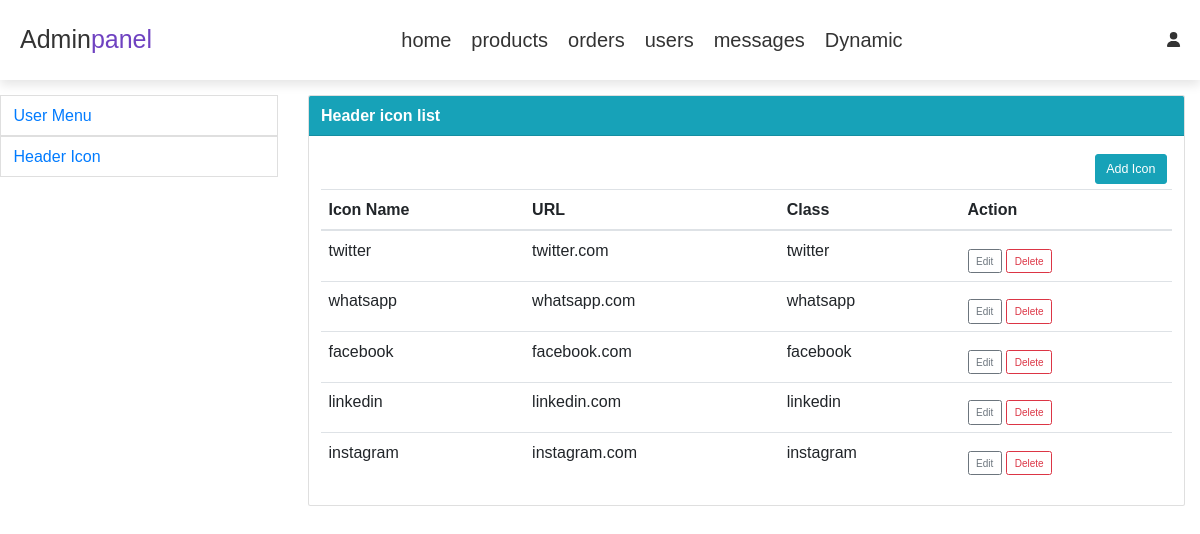
The page /admin_page_dynamic_icon.php (signed in) on the database its author committed.
### tables this page shows
CREATE TABLE `header_icon` (
  `id` int(20) NOT NULL,
  `icon_name` varchar(30) NOT NULL,
  `icon_url` varchar(200) NOT NULL,
  `class_name` varchar(30) NOT NULL
);

### admin_page_dynamic_icon.php (the view, shortened to what this page needs)
<?php
include 'admin_header.php';
include 'admin_left_side.php';
?>
  <div class="col-sm-9">
  	<div class="card mr-4">
	  <div class="card-header bg-info text-white font-weight-bold">Header icon list</div>
	  <div class="card-body">
	  	<div class="text-right">
	  		<a href="admin_page_dynamic_icon_add.php" type="button" class="btn btn-lg btn-info m-2">Add Icon</a>
	  	</div>
	  	<table class="table table-hover">
		    <thead>
		      <tr>
		        <th>Icon Name</th>
		        <th>URL</th>
		        <th>Class</th>
		        <th>Action</th>
		      </tr>
		    </thead>
		    <tbody>
		    	<?php
                $select_data = mysqli_query($conn, "SELECT * FROM `header_icon`") or die('query failed');
                if(mysqli_num_rows($select_data) > 0){
                    while($data = mysqli_fetch_assoc($select_data)){
            	?>
		      <tr>
		        <td><?= $data['icon_name'] ?></td>
		        <td><?= $data['icon_url'] ?></td>
		        <td><?= $data['class_name'] ?></td>
		        <td>
		        	<a href="admin_page_dynamic_icon_edit.php?id=<?= $data['id'] ?>" class="btn btn-outline-secondary">Edit</a>
		        	<a href="admin_page_dynamic_icon.php?delete_id=<?= $data['id'] ?>" class="btn btn-outline-danger">Delete</a>
		        </td>
		      </tr>
		      <?php
                	}
	            }else{
	                echo '<p class="empty">no product added yet</p>';
	            }
	            ?>
		    </tbody>
		  </table>
	  </div>
	</div>
  </div>
</div>
<?php include 'admin_footer.php';?>

### css/admin_style.css (style rules this page uses)
:root { --purple: #8e44ad; --red: #c0392b; --orange: #f39c12; --black:#333; --white:#fff; --light-color: #666; --light-white: #ccc; --light-bg: #f5f5f5; --border: .1rem solid var(--black); --box-shadow: 0 .5rem 1rem rgba(0,0,0,.1); }
* { font-family: 'Rubik', sans-serif; margin: 0; padding: 0; box-sizing: border-box; outline: none; border: none; text-decoration: none; transition: all .2s linear; }
body { background-color: var(--light-bg); }
html { font-size: 62.5%; overflow-x: hidden; }
.btn, .option-btn, .delete-btn, .white-btn { display: inline-block; margin-top: 1rem; padding: 1rem 3rem; cursor: pointer; color: var(--white); font-size: 1.8rem; border-radius: .5rem; text-transform: capitalize; }
.white-btn, .btn { background-color: var(--purple); }

### rows shown on the page
header_icon: icon_name "twitter", icon_url "twitter.com", class_name "twitter"
header_icon: icon_name "whatsapp", icon_url "whatsapp.com", class_name "whatsapp"
header_icon: icon_name "facebook", icon_url "facebook.com", class_name "facebook"
header_icon: icon_name "linkedin", icon_url "linkedin.com", class_name "linkedin"
header_icon: icon_name "instagram", icon_url "instagram.com", class_name "instagram"
